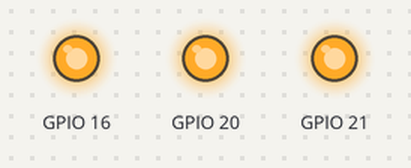
A program run on a simulated Raspberry Pi (BCM pin numbers). On the bench: output pins drawn as LEDs (lit = HIGH). At 0.0 s the program stops and its outputs stay as they are.

Above: at 0.1 s.
Timing chart, 0 to 1.5 s (numbered marks = the images above):
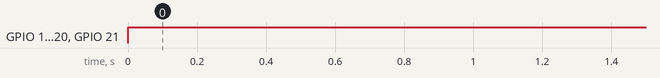

The program:

Ex2_Ascender3LEDs.py
```python
#Ascender 3 LED

#Importa biblioteca para controle das GPIO
import RPi.GPIO as gpio

#GPIO.BOARD = numeros impressoras na placa
#GPIO.BCM   = numeros pelos pinos de saída GPIO

gpio.setmode(gpio.BCM)


#Define o pino 31 da placa como saida
gpio.setup(16, gpio.OUT)
gpio.setup(20, gpio.OUT)
gpio.setup(21, gpio.OUT)


gpio.output(16, gpio.HIGH)
gpio.output(20, gpio.HIGH)
gpio.output(21, gpio.HIGH)


#gpio.cleanup()
```

Measured:
- by itself, GPIO 16, GPIO 20, GPIO 21: LOW → HIGH at 0.00 s
